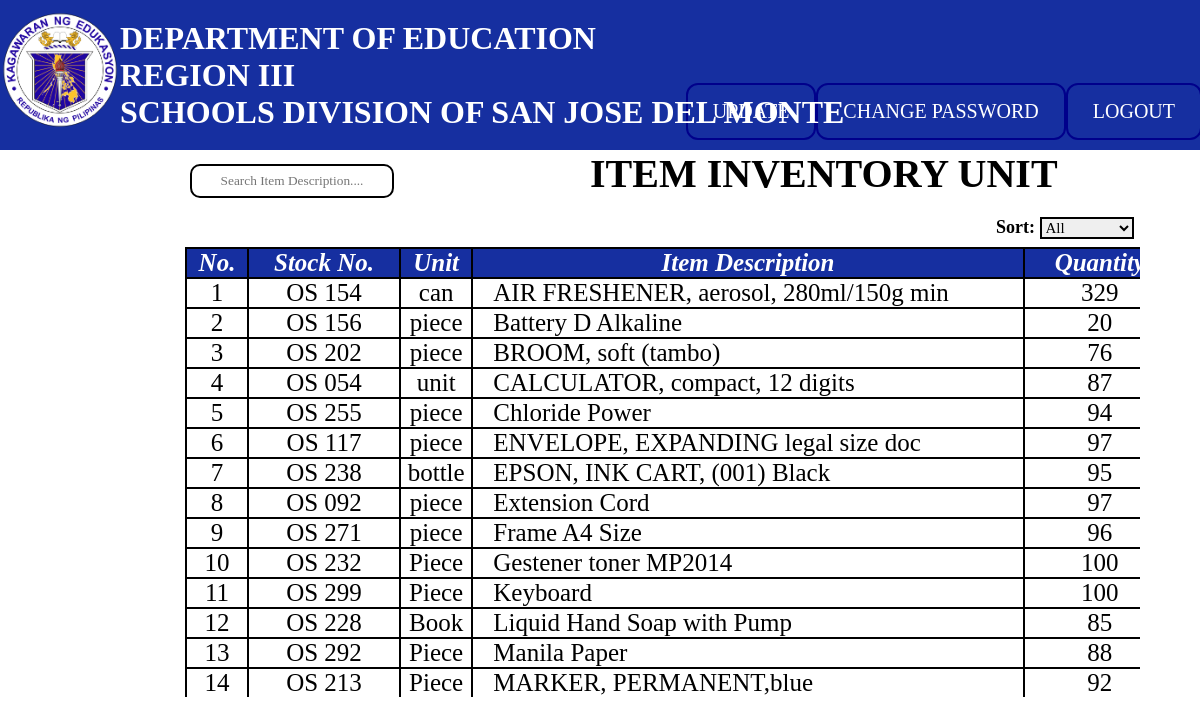
The page /usermanagement.php on the database as committed earlier.
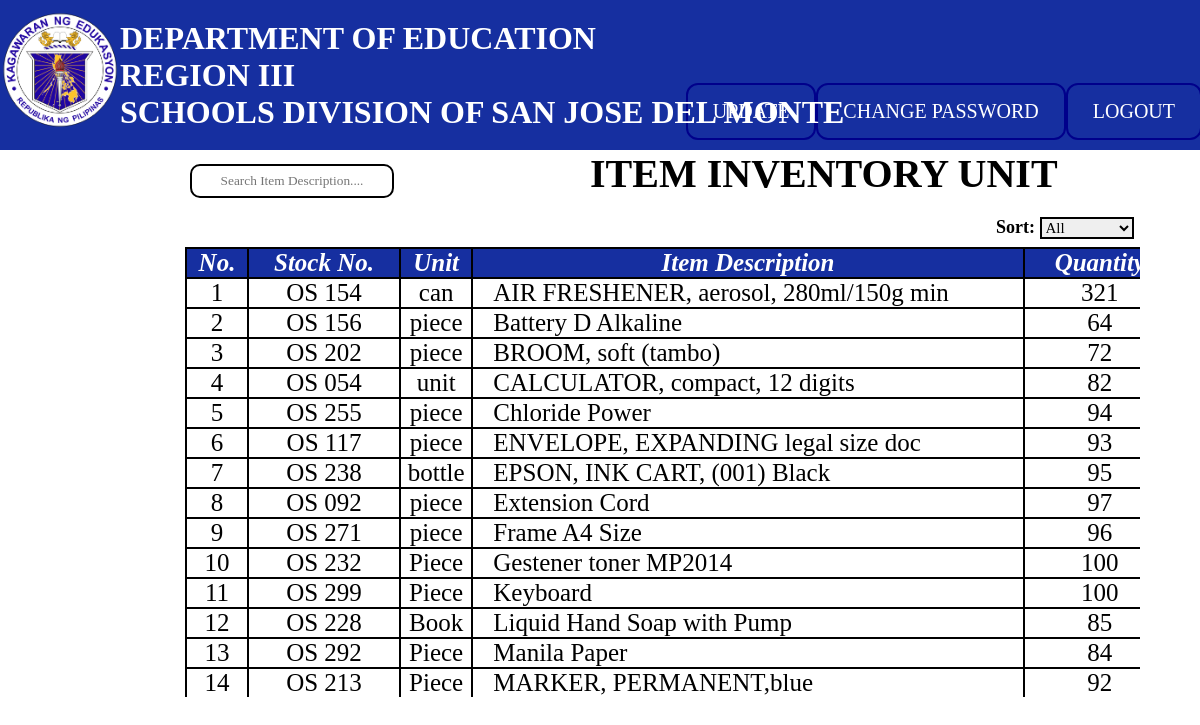
The same page on the database as committed later.
### tables this page shows
CREATE TABLE `inventory` (
  `item_description` varchar(50) DEFAULT NULL,
  `stock_number` varchar(10) DEFAULT NULL,
  `stock_unit` varchar(10) DEFAULT NULL,
  `item_quantity` int(10) DEFAULT NULL
);

### usermanagement.php (the view, shortened to what this page needs)
<?php
    require_once("add_inventory.php");
?>
<!DOCTYPE html>
<html lang="en">
<head>
    <link rel="stylesheet" href="usermanagementstyle.css?v=<?php echo time(); ?>">
    <link href='https://unpkg.com/boxicons@2.1.4/css/boxicons.min.css' rel='stylesheet'>
</head>
<body>
    <header>
        <img src="pictures/deped logo.png" alt="">
        <div class="searchbar">
            <input type="text" id="searchInput" placeholder="Search Item Description...." oninput="searchTable()">
        </div>
        <nav>
            <ul>
                <li>
                    <a href="#">UPDATE</a>
                </li>
                <li><a href="changePasswordForm.php">CHANGE PASSWORD</a></li>
                <li><a href="logout.php">LOGOUT</a></li>
            </ul>
        </nav>
    </header>
    <h1>DEPARTMENT OF EDUCATION <br> REGION III <br> SCHOOLS DIVISION OF SAN JOSE DEL MONTE </h1>
    <h2>ITEM INVENTORY UNIT</h2>
    <form action="" method="get">
        <div class="sorting">
            <label for="sort_option">Sort:</label>
            <select name="sort_option" id="sort_option" onchange="sortTable()">
                <option value="">All</option>
            </select>
        </div>
    </form>
    <div class="scroll">
    <table id="table">
        <tr>
            <div class="headrow">
                <th class="table-number">No.</th>
                <th class="table-stock">Stock No.</th>
                <th class="table-unit">Unit</th>
                <th class="table-item">Item Description</th>
                <th class="table-quantity">Quantity</th>
            </div>
        </tr>
        <tr>
            <div class="row2">
                <?php
                    $sql = "SELECT * FROM inventory ORDER BY item_description ASC";
                    $result = mysqli_query($con, $sql);
                    $rowNumber = 1;
                    while($row = mysqli_fetch_assoc($result))
                    {
                ?>
                    <td><?php echo $rowNumber;?></td>
                    <td><?php echo $row["stock_number"];?></td>
                    <td><?php echo $row["stock_unit"];?></td>
                    <td class="align-item-description"><?php echo $row["item_description"];?></td>
                    <td><?php echo $row["item_quantity"];?></td>
        </tr>
                <?php
                    $rowNumber++;
                    }
                ?>
            </div>
</body>
</html>

### usermanagementstyle.css (style rules this page uses)
* { margin: 0; padding: 0; font-family: 'bookman old style'; }
header { height: 150px; background-color: #162fa0; }
header img { margin-top: 10px; width: 120px; }
.searchbar { position: absolute; display: flex; margin-left: 190px; margin-top: 30px; }
.searchbar input { background: white; width: 200px; height: 30px; border: 2px solid black; border-radius: 10px; color: black; text-align: center; outline: none; }
nav { float: right; margin-right: 0px; padding-top: 85px; }
ul { list-style: none; }
ul li { display: inline-block; position: relative; }
ul li a { display: block; padding: 15px 25px; color: white; text-decoration: none; text-align: center; font-size: 20px; outline: 2px solid darkblue; box-shadow: 2px darkblue; border-radius: 10px; }
h1 { font-size: 32px; color: white; position: absolute; margin-top: -130px; margin-left: 120px; }
h2 { font-size: 40px; margin-left: 590px; }
.sorting { position: absolute; font-size: 18px; font-weight: bold; margin: 20px 0px 0px 83%; }
.sorting select { border: 2px solid black; font-size: 15px; }
table { font-size: 25px; margin-left: 185px; width: 87%; border: 2px solid black; border-collapse: collapse; }
.table-number { width: 60px; }
.table-stock { width: 150px; }
.table-quantity { width: 150px; }
table tr { text-align: center; border: 2px solid black; }
table tr th { background: #162fa0; color: white; font-style: italic; border: 2px solid black; top: 0px; position: sticky; }
table tr td { border: 2px solid black; }
.align-item-description { text-align: left; padding: 0px 0px 0px 20px; }
.scroll { margin-top: 50px; width: 95%; height: 450px; overflow-y: scroll; }
@media (min-width:768px) { header { width: 100%; } }

Rows that differ between the two databases and show on the page:
changed inventory "OS 154": item_quantity "329" → "321"
changed inventory "OS 156": item_quantity "20" → "64"
changed inventory "OS 202": item_quantity "76" → "72"
changed inventory "OS 054": item_quantity "87" → "82"
changed inventory "OS 117": item_quantity "97" → "93"
changed inventory "OS 292": item_quantity "88" → "84"
